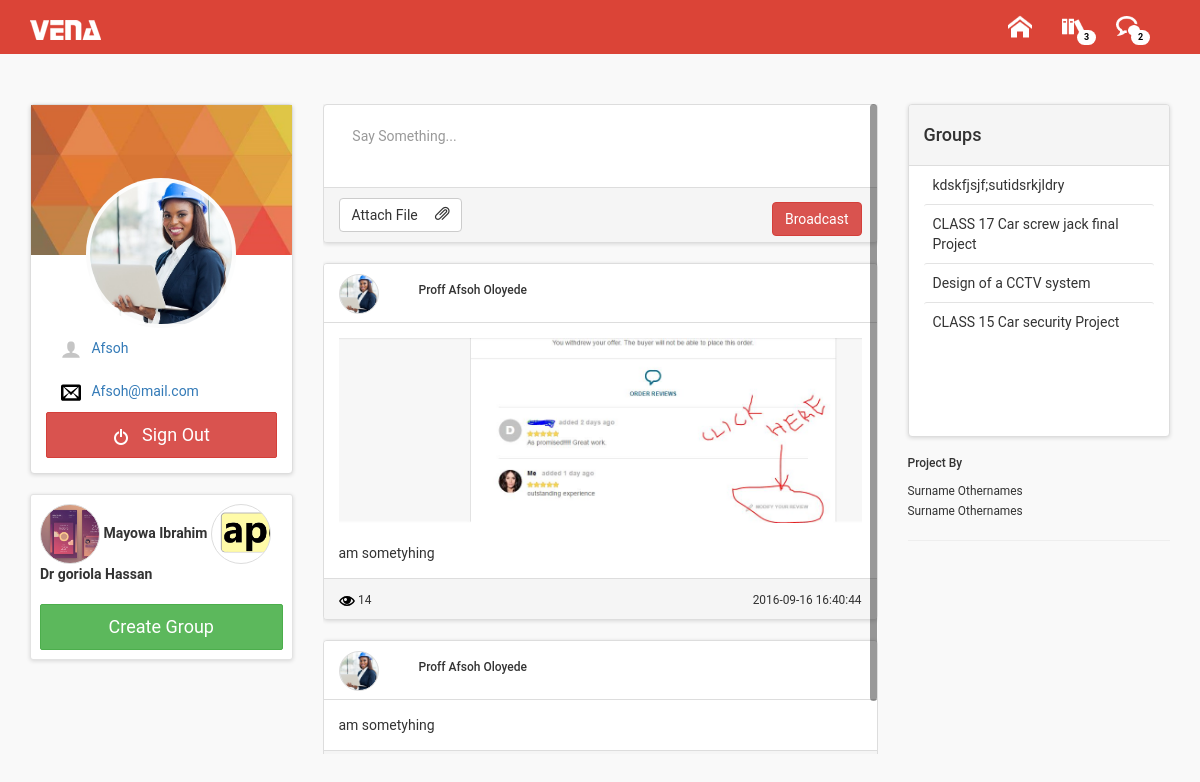
Page /action/index.php (signed in) on the committed database.
### tables this page shows
CREATE TABLE IF NOT EXISTS `user` (
  `id` int(11) NOT NULL AUTO_INCREMENT,
  `name` varchar(200) NOT NULL,
  `username` varchar(100) NOT NULL,
  `password` varchar(100) NOT NULL,
  `email` varchar(100) NOT NULL,
  `ac_level` int(11) NOT NULL DEFAULT '0',
  `boss` varchar(200) NOT NULL,
  `ppix` varchar(200) NOT NULL,
  UNIQUE KEY `id` (`id`)
);

CREATE TABLE IF NOT EXISTS `broadcast` (
  `bid` int(11) NOT NULL AUTO_INCREMENT,
  `uid` varchar(100) NOT NULL,
  `text` varchar(500) NOT NULL,
  `file` varchar(200) NOT NULL,
  `date_time` varchar(100) NOT NULL,
  PRIMARY KEY (`bid`),
  UNIQUE KEY `bid` (`bid`)
);

### config.php (the view, shortened to what this page needs)
<?php
if(isset($_SESSION["uid"])){
$id=$_SESSION["uid"];
$acl=$_SESSION["acl"];
}
else {
}
$con = mysqli_connect('localhost','root','','vena');
function getkid(){
	global $con;
	global $id;
	$rec ="";
	 $group_q= mysqli_query($con, "SELECT * FROM user WHERE boss='$id' ");
	if($n=mysqli_num_rows($group_q)){
	while($group_q1 = mysqli_fetch_array($group_q)){
	$rec .= "<div class=\"thumbnail\" id=\"md-tumb\" style=\"background: url(img/ppix/$group_q1[ppix]); background-size: cover;\"></div>
<strong> $group_q1[name]</strong>
";
}
	}
	return $rec;
}
function allgrp(){
	global $con;
	global $id;
	$rec ="";
	$group_q= mysqli_query($con, "SELECT groups.*,user.boss FROM user LEFT JOIN groups ON groups.created_by = user.boss or groups.created_by='$id' WHERE user.id='$id' ");
	if(mysqli_num_rows($group_q)){
	while($group_q1 = mysqli_fetch_array($group_q)){
	$rec .= "	<div class=\"well well-sm\">
$group_q1[name]
<button class=\"add-to-group\" gid=\"$group_q1[gid]\">
<span class=\"glyphicon glyphicon-plus\" aria-hidden=\"true\"></span>
</button>
</div>";
}
	}
	return $rec;
}
function broadcast(){
	global $con;
	global $id;
	$rec ="";
	$group_q= mysqli_query($con, "SELECT broadcast.*,user.* FROM broadcast
LEFT JOIN user ON broadcast.uid=user.id
WHERE uid IN (Select joined_user from group_join where gid IN (Select gid from group_join where joined_user = '$id')) ORDER BY broadcast.bid DESC");
	if(mysqli_num_rows($group_q)){
	while($group_q1 = mysqli_fetch_array($group_q)){
$ext = substr(strrchr($group_q1['file'], "."), 1);
$ext = strtolower($ext);
if($ext=='jpg' || $ext=='png'){
$rec .= "<div class=\"panel panel-default each-broadcast\">
 <div class=\"panel-heading\"><div class=\"thumbnail small-thumb\" style=\"background-image:url(img/ppix/$group_q1[ppix]); background-size:cover;\"></div><h6>$group_q1[name]</h6> </div>
  <div class=\"panel-body\">
  <div class=\"broadcast-pix\"><img src=\"attachments/$group_q1[file]\" /></div>
  $group_q1[text]
  </div>
  <div class=\"panel-footer\"><img src=\"img/svg/eye.svg\" style=\"fill: #666666\" width=\"16\" height=\"16\" /> <small>14</small>  <div class=\"pull-right\"><small>$group_q1[date_time]</small></div> </div>
</div>";
	}
if($ext=='doc'){
$rec .= "<div class=\"panel panel-default each-broadcast\">
 <div class=\"panel-heading\"><div class=\"thumbnail small-thumb\" style=\"background-image:url(img/ppix/$group_q1[ppix]); background-size:cover;\"></div><h6>$group_q1[name]</h6> </div>
  <div class=\"panel-body\">
 $group_q1[text]
 <a href=\"attachments/$group_q1[file]\" class=\"filetype-wrap\">
 <div class=\"well-sm\" style=\"padding-left: 50px; border-top: 1px solid #E3E3E3\"><img src=\"img/ftype/doc.png\" width=\"42\" style=\"border-right: 1px solid #E3E3E3;\"> A File is attached</div></a>
  </div>
  <div class=\"panel-footer\"><img src=\"img/svg/eye.svg\" style=\"fill: #666666\" width=\"16\" height=\"16\" /> <small>14</small>  <div class=\"pull-right\"><small>$group_q1[date_time]</small></div> </div>
</div>";
	}
	elseif ($ext=='') {
		$rec .= "
<div class=\"panel panel-default each-broadcast\">
 <div class=\"panel-heading\"><div class=\"thumbnail small-thumb\" style=\"background-image:url(img/ppix/$group_q1[ppix]); background-size:cover;\"></div><h6>$group_q1[name]</h6> </div>
  <div class=\"panel-body\">
   $group_q1[text]
  </div>
  <div class=\"panel-footer\"><img src=\"img/svg/eye.svg\" style=\"fill: #666666\" width=\"16\" height=\"16\" /> <small>14</small>  <div class=\"pull-right\"><small>$group_q1[date_time]</small></div> </div>
</div>";
	}
}
	}
	return $rec;
}
?>

### includes/left.php (shortened to what this page needs)
<div class="panel panel-default">
  <div class="panel-body" style="word-wrap:break-word;">
      <div class="thumbnail" style="background:#DBDBDB url(img/ppix/<?php
	$group_q= mysqli_query($con, "SELECT * FROM user WHERE id='$id'");
	if(mysqli_num_rows($group_q)){
	while($user= mysqli_fetch_array($group_q)){
	$record = $user["ppix"];
	echo $record;
		}} ?>) no-repeat; background-size: cover; margin-top: -40%; border: 4px solid rgba(255,255,255,0.89);"></div>
    <ul class="nav nav-stacked">
  <li role="presentation" class="active"><a href="#"><img src="img/svg/user.svg" width="20" style="fill: #494949" />&nbsp;&nbsp; <?php
  	$group_q= mysqli_query($con, "SELECT * FROM user WHERE id='$id'");
	if(mysqli_num_rows($group_q)){
	while($user= mysqli_fetch_array($group_q)){
	$record = $user["username"];
	echo $record;
		}} ?></a></li>
  <li role="presentation"><a href="#"><img src="img/svg/envelop.svg"  width="20" style="fill: #494949" />&nbsp;&nbsp; <?php
  	$group_q= mysqli_query($con, "SELECT * FROM user WHERE id='$id'");
	if(mysqli_num_rows($group_q)){
	while($user= mysqli_fetch_array($group_q)){
	$record = $user["email"];
	echo $record;
		}} ?></a></li>
</ul>
    <a href="sign-out.php" class="btn btn-danger btn-lg"><img src="img/switch.png" width="16" />&nbsp;&nbsp; Sign Out</a>
  </div>
</div>
<div class=" well well-sm boss" >
<?php
if ($acl==0){ echo getboss();}else{
	echo getkid();
	echo "<button class=\"btn btn-success  btn-lg\" id=\"crt-grp\">Create Group</button>";
}
 ?>
</div>

### css/vena.css (style rules this page uses)
body { background-color:#F9F9F9; color: #333333; font-family: 'Roboto',RobotoDraft,Helvetica,Arial,sans-serif; }
.user-details .thumbnail { width: 150px; height: 150px; border-radius: 50%; margin: auto; }
.user-details .btn-lg { width: 100%; border-radius: 2px; }
.btn-success { margin-top: 20px; }
.broadcast-pix img, .broadcast-vid video { width: 100%; height: auto; display: block; margin: auto; margin-bottom: 20px; }
.broadcast .small-thumb { width: 40px; height:40px; margin-right: 40px; vertical-align:middle; float:left; border-radius: 50%; }
.each-broadcast .panel-heading { padding-bottom: 15px; background-color: #FFFFFF; }
.group .well-sm { border-left: none; border-right: none; box-shadow: none; position: relative; background-color: #FFFFFF; }
.group .well:first-child { border-top: none }
.group .well:last-child { border-bottom: none }
.group .well { margin: 0px; border-top: 1px solid #e3e3e3; border-bottom: none }
.boss { background-color: #FFFFFF; box-shadow : 0 1px 4px 0 rgba(0,0,0,0.14); }
#md-tumb { width: 60px; height: 60px; margin-left: 0px; display:inline-block; vertical-align: middle; }
.panel { box-shadow : 0 1px 4px 0 rgba(0,0,0,0.14) }

### rows in the picture
user: ppix (picture), username "Afsoh", email "Afsoh@mail.com"
user: ppix (picture), name "Mayowa Ibrahim"
user: ppix (picture), name "Dr goriola Hassan"
broadcast: uid.ppix (picture), uid.name "Proff Afsoh Oloyede", file (picture), text "am sometyhing", date_time "2016-09-16 16:40:44"
broadcast: uid.ppix (picture), uid.name "Proff Afsoh Oloyede", text "am sometyhing"

### other values in the picture
$group_q1[name] "kdskfjsjf;sutidsrkjldry"
$group_q1[name] "CLASS 17 Car screw jack final Project"
$group_q1[name] "Design of a CCTV system"
$group_q1[name] "CLASS 15 Car security Project"
